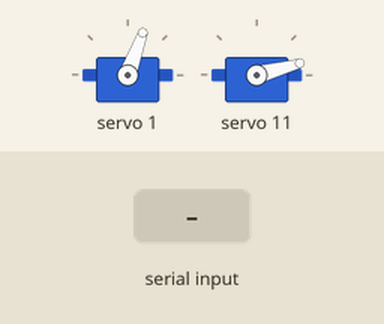
Recording of a sketch running on a simulated Arduino Uno, built with avr-gcc and run on an emulated ATmega328P. Parts: 2 × servo. Inputs (shaded band) come from the test bench. What the sketch prints to the serial monitor is not drawn.

Above: at 2.2 s.
2.3 s: "5\n" received over Serial
At 3.1 s:
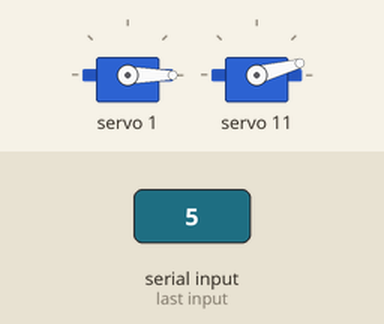
3.8 s: "2\n" received over Serial
At 4.3 s:
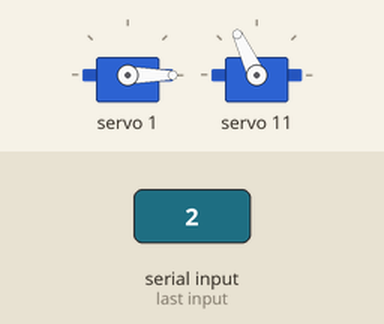
5.3 s: "5\n" received over Serial
At 6.5 s:
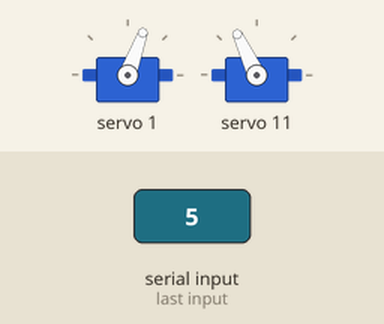
6.8 s: "4\n" received over Serial
At 7.7 s:
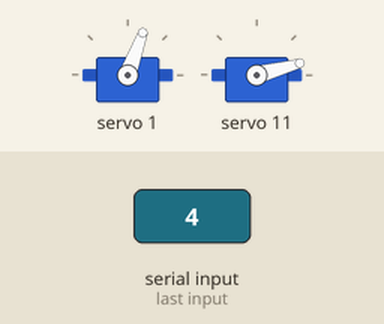
Timing chart, 0 to 9.3 s (numbered marks = the images above; inputs shaded):
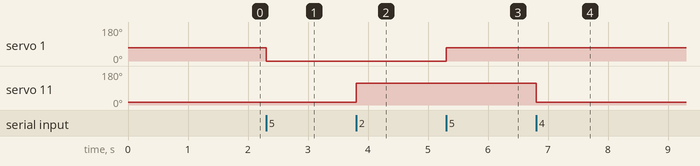

Measured:
- after the input at 2.3 s, servo 1: 70° → 0° at once
- after the input at 3.8 s, servo 11: 15° → 115° at once
- after the input at 5.3 s, servo 1: 0° → 70° at once
- after the input at 6.8 s, servo 11: 115° → 15° at once

The sketch:

PruebaOtrosScripts.ino
```cpp
#include <Wire.h>
#include <Adafruit_PWMServoDriver.h>

Adafruit_PWMServoDriver servos = Adafruit_PWMServoDriver(0x40);

unsigned int pos0=172; // ancho de pulso en cuentas para pocicion 0°
unsigned int pos180=677; // ancho de pulso en cuentas para la pocicion 180°
boolean agarrado = false;

void setup() {
  Serial.begin(9600);
  servos.begin();
  servos.setPWMFreq(60); //Frecuecia PWM de 60Hz o T=16,66ms
  Serial.print("Bienvenido!");

  setServo(1,50);
  delay(500);
  setServo(11,0);
  delay(500);

}

void setServo(uint8_t n_servo, int angulo) {
  int duty;
  duty=map(angulo,0,180,pos0, pos180);
  servos.setPWM(n_servo, 0, duty);
}

void loop() {

 while (Serial.available() == 0){ }
  int ang = Serial.parseInt();
  Serial.println(ang);


switch (ang) {
  case 5:

    if( agarrado ){
      setServo(1,50);
    }else{
      setServo(1,-20);
    }
    agarrado = !agarrado;

    break;
  case 4:
    setServo(11,0);
    break;
  case 2:
   setServo(11,90);
    break;
}
   delay(1000);


Serial.print("terminado");
}
```
